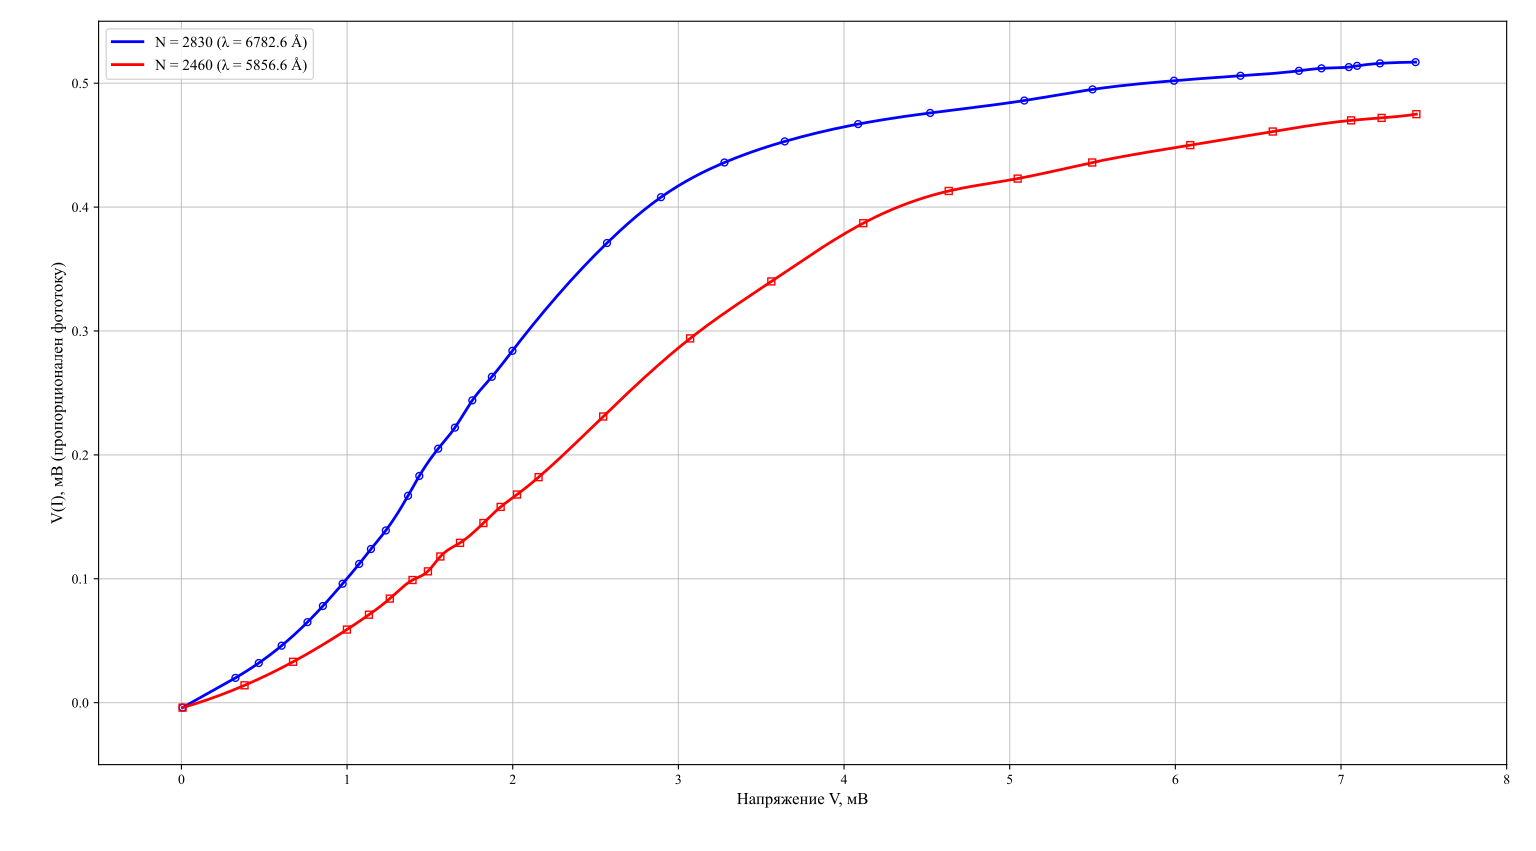

Source code (Python):
import numpy as np
import matplotlib.pyplot as plt
from scipy.interpolate import make_interp_spline

# Настройка шрифтов для стиля отчета МФТИ
plt.rcParams['font.family'] = 'serif'
plt.rcParams['font.serif'] = ['Times New Roman', 'DejaVu Serif']
plt.rcParams['axes.unicode_minus'] = False

# Функция для перевода N в длину волны (Å)
def get_lambda(N):
    return 1.5734e-3 * N**2 - 5.8206 * N + 10653.67

# --- Данные для N = 2830 (λ ≈ 6782.6 Å) ---
N1, lam1 = 2830, get_lambda(2830)
V1 = np.array([7.45, 7.235, 7.097, 7.047, 6.882, 6.746, 6.393, 5.992, 5.5, 5.088, 
               4.52, 4.085, 3.642, 3.278, 2.895, 2.569, 1.998, 1.874, 1.756, 1.651, 
               1.55, 1.436, 1.368, 1.234, 1.144, 1.073, 0.973, 0.854, 0.761, 0.605, 
               0.467, 0.326, 0.007])
VI1 = np.array([0.517, 0.516, 0.514, 0.513, 0.512, 0.51, 0.506, 0.502, 0.495, 0.486, 
                0.476, 0.467, 0.453, 0.436, 0.408, 0.371, 0.284, 0.263, 0.244, 0.222, 
                0.205, 0.183, 0.167, 0.139, 0.124, 0.112, 0.096, 0.078, 0.065, 0.046, 
                0.032, 0.02, -0.004])

# --- Данные для N = 2460 (λ ≈ 5856.6 Å) ---
N2, lam2 = 2460, get_lambda(2460)
V2 = np.array([7.455, 7.245, 7.061, 6.588, 6.09, 5.498, 5.048, 4.632, 4.116, 3.561, 
               3.071, 2.546, 2.156, 2.026, 1.927, 1.823, 1.682, 1.563, 1.488, 1.395, 
               1.258, 1.132, 0.999, 0.674, 0.381, 0.007])
VI2 = np.array([0.475, 0.472, 0.47, 0.461, 0.45, 0.436, 0.423, 0.413, 0.387, 0.34, 
                0.294, 0.231, 0.182, 0.168, 0.158, 0.145, 0.129, 0.118, 0.106, 0.099, 
                0.084, 0.071, 0.059, 0.033, 0.014, -0.004])

# Сортируем данные по возрастанию V для корректной работы сплайна
idx1 = np.argsort(V1)
V1_s, VI1_s = V1[idx1], VI1[idx1]

idx2 = np.argsort(V2)
V2_s, VI2_s = V2[idx2], VI2[idx2]

# Создаем гладкие кривые с помощью кубической сплайн-интерполяции (k=3)
V1_smooth = np.linspace(V1_s.min(), V1_s.max(), 300)
spl1 = make_interp_spline(V1_s, VI1_s, k=3)
VI1_smooth = spl1(V1_smooth)

V2_smooth = np.linspace(V2_s.min(), V2_s.max(), 300)
spl2 = make_interp_spline(V2_s, VI2_s, k=3)
VI2_smooth = spl2(V2_smooth)

# Построение графика
plt.figure(figsize=(10, 6))

# Рисуем гладкие линии
plt.plot(V1_smooth, VI1_smooth, '-', color='blue', linewidth=2, label=f'N = {N1} (λ = {lam1:.1f} Å)')
plt.plot(V2_smooth, VI2_smooth, '-', color='red', linewidth=2, label=f'N = {N2} (λ = {lam2:.1f} Å)')

# Поверх линий рисуем исходные экспериментальные точки
plt.plot(V1, VI1, 'o', color='blue', markersize=5, fillstyle='none') # полые точки для наглядности
plt.plot(V2, VI2, 's', color='red', markersize=5, fillstyle='none')

# Оформление
plt.xlabel('Напряжение V, мВ', fontsize=12)
plt.ylabel('V(I), мВ (пропорционален фототоку)', fontsize=12)
# plt.title('Вольт-амперные характеристики фотоэлемента', fontsize=14, fontweight='bold')
plt.grid(True, which='major', linestyle='-', alpha=0.7)
plt.grid(True, which='minor', linestyle='--', alpha=0.4)
plt.legend(fontsize=11, loc='upper left')

# Настройка пределов осей для красивого отображения
plt.xlim(-0.5, 8.0)
plt.ylim(-0.05, 0.55)

plt.tight_layout()
plt.show()
